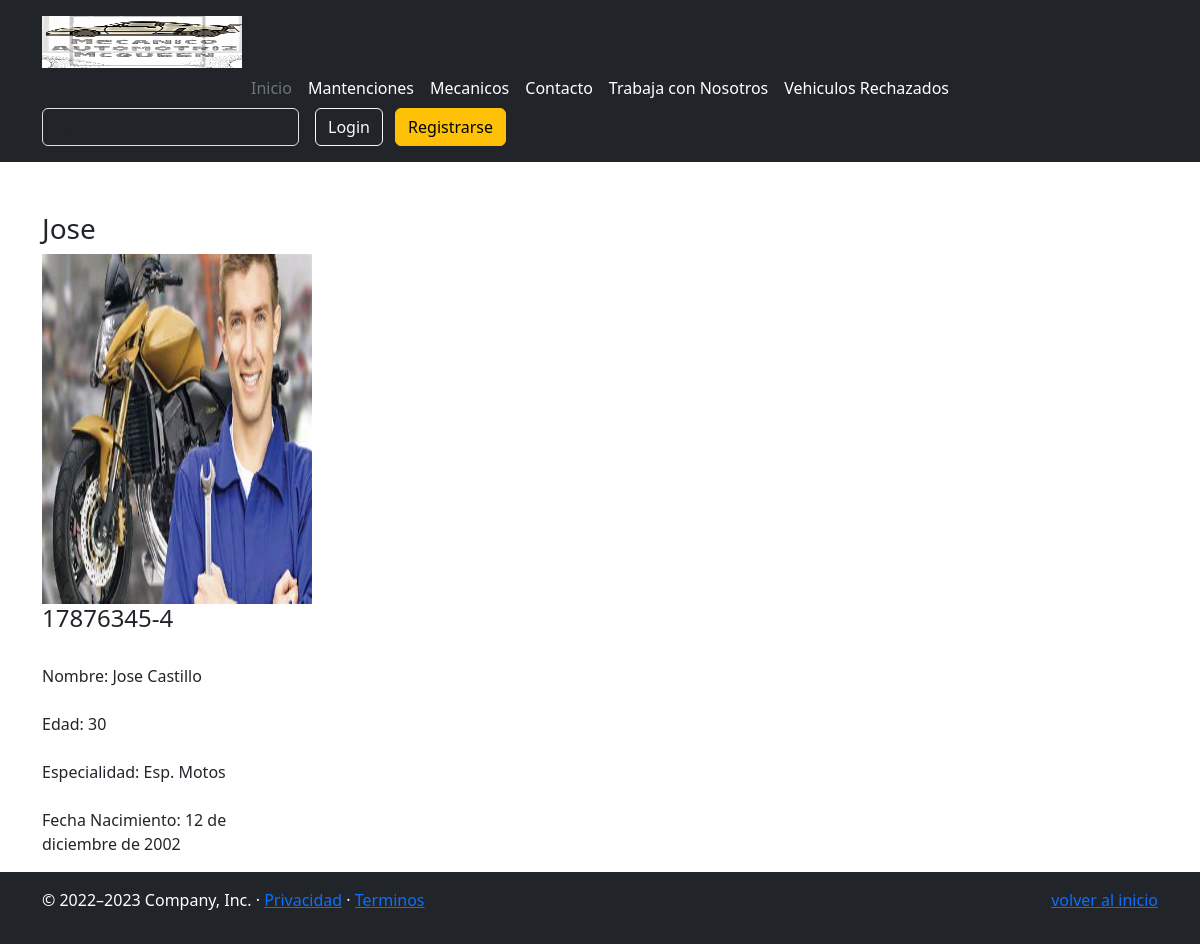
The page /detalle_mecanico/1/ on the database its author committed.
### appweb/models.py (models this page shows, shortened)
class Mecanico(models.Model):
    rut = models.CharField(max_length=10)
    nombre = models.CharField(max_length=80)
    apellido = models.CharField(max_length=80)
    edad = models.IntegerField(null=True)
    especialista= models.BooleanField(null=True)
    categoria = models.ForeignKey(Categoria, on_delete=models.PROTECT)
    fecha_nacimiento = models.DateField(null=True)
    foto = models.ImageField(upload_to="mecanico", null=True)
    usuario = models.ForeignKey(User, on_delete=models.CASCADE, null=True)

class Categoria(models.Model):
    nombre = models.CharField(max_length=50)
    def __str__(self):
        return self.nombre

### appweb/views.py (the view)
# urls.py: path('detalle_mecanico/<pk>/', detalle_mecanico, name="detalle_mecanico"),
def detalle_mecanico(request, pk):
    mecanico = get_object_or_404(Mecanico, pk=pk)
    data = {
        "p": mecanico
    }
    return render(request, "detalle_mecanico.html", data)

### appweb/templates/detalle_mecanico.html (shortened to what this page needs)
{% extends 'base.html' %}
{% load static %}
{% block contenido %}
<div class="container" style="margin-top: 50px">
  <div id="profesionales_excelencia" class="row">
    <div class="cont-profesionales col-lg-12 col-md-12 col-sm-12 col-xs-12">
      <h3>{{p.nombre}}</h3>
      <div class="cont-listado row">
        <div class="col-lg-3 col-md-3 col-sm-6 col-xs-12">
          <div class="prof int">
            <figure>
              <a href="{% url 'detalle_mecanico' p.pk %}">
              {% if p.foto %}
                <img width="270" height="350" src="{{ p.foto.url }}" class="img-responsive wp-post-image" alt=""
                  decoding="async" loading="lazy"> </a>
              {% else %}
              <img width="270" height="350" src="" class="img-responsive wp-post-image" alt="" decoding="async"
                loading="lazy"> </a>
              {% endif %}
              <h4 class="nombre Black">{{p.rut}}</h4>
              <span class="cargo">
                <br>Nombre: {{ p.nombre }} {{p.apellido }}</br>
                <br>Edad: {{p.edad }}</br>
                <br>Especialidad: {{p.categoria }}</br>
                <br>Fecha Nacimiento: {{p.fecha_nacimiento }}</br></span>
            </figure>
          </div>
        </div>
      </div>
    </div>
  </div>
  {% endblock %}

### rows shown on the page
Mecanico: nombre "Jose", foto (picture), rut "17876345-4", apellido "Castillo", edad "30", categoria "Esp. Motos", fecha_nacimiento "12 de diciembre de 2002"
